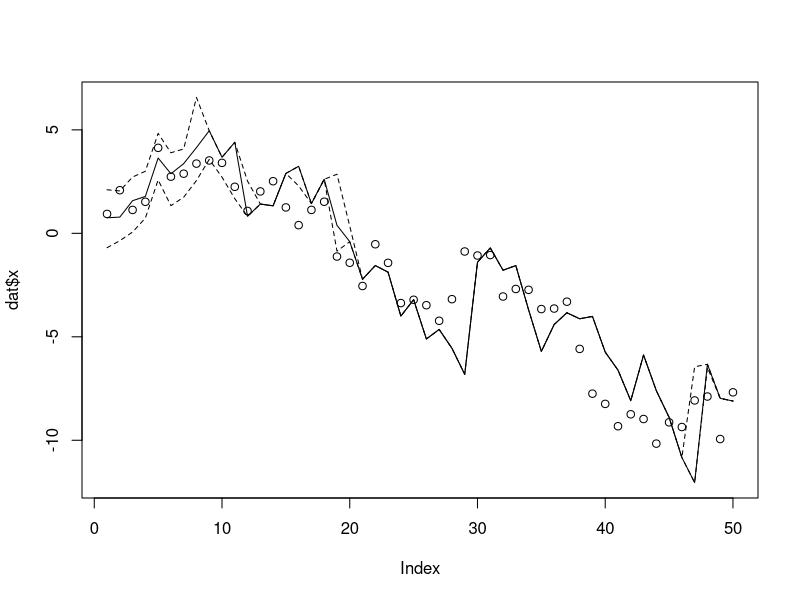

Source code (R):
## ---- chunk 1
dlmSim <- function(n, sigma, tau, x0) {
  x    <- rep(0,n)
  y    <- rep(0,n)
  x[1] <- rnorm(1, x0,   tau)
  y[1] <- rnorm(1, x[1], sigma)
  for (t in 2:n) { # loop for clarity; could be vectorized
    x[t] <- rnorm(1, x[t-1], tau)
    y[t] <- rnorm(1, x[t],   sigma)
  }
  data.frame(y = y, x = x) # save x for comparison purpose
}
## ---- chunk 2
n <- 50
sigma<- 0.7; tau <- 2 * sigma
dat <- dlmSim(n, sigma, tau, 0)
## ---- chunk 3
dlmSIS <- function(y, sigma, tau, m0, s0, N) {
  x <- rnorm(N, m0, s0)
  w <- rep(1/N, N)
  xseq <- matrix(0, N, n)
  for (t in 1:n) {
    x <- rnorm(N, x, tau)
    w <- w * dnorm(y[t], x, sigma)
    w1 <- w / sum(w)
    xseq[, t] <- sample(x, size =N, replace = TRUE, prob = w1)
    ## wseq[i,] <- w
  }
  xseq
}
## ---- chunk 4
xseq <- dlmSIS(dat$y, sigma, tau, 0, 10, 2000)
lower <- apply(xseq, 2, quantile, prob = 0.025)
upper <- apply(xseq, 2, quantile, prob = 0.975)
med <- apply(xseq, 2, median)
plot(dat$x, type = "n", ylim = range(c(lower, upper)))
points(dat$x)
lines(med, lty = 1)
lines(lower, lty = 2)
lines(upper, lty = 2)
